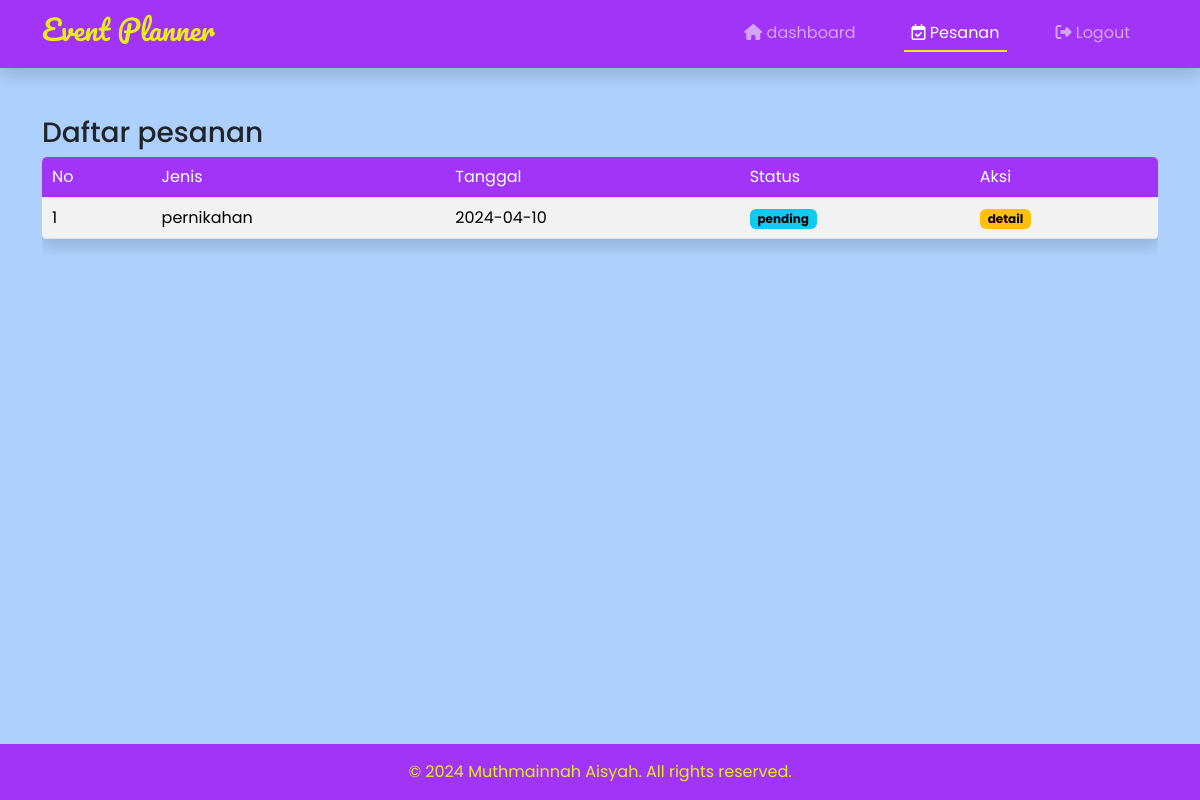
Screenshot of /user/pesanan.php (signed in) with the database file from the repository.
### tables this page shows
CREATE TABLE `event` (
  `id` int(11) NOT NULL,
  `id_user` int(11) NOT NULL,
  `nama` varchar(255) NOT NULL,
  `no_hp` varchar(100) NOT NULL,
  `jenis_acara` varchar(150) NOT NULL,
  `tanggal_mulai` date NOT NULL,
  `tanggal_selesai` date NOT NULL,
  `total_biaya` int(11) NOT NULL,
  `deskripsi_acara` text NOT NULL,
  `gambar` varchar(255) NOT NULL,
  `konfirmasi` varchar(100) NOT NULL
);

### user/pesanan.php (the view, shortened to what this page needs)
<?php
require '../koneksi.php';
?>
<!DOCTYPE html>
<html lang="en">
<head>
    <link href="https://cdn.jsdelivr.net/npm/bootstrap@5.3.3/dist/css/bootstrap.min.css" rel="stylesheet">
    <link rel="stylesheet" href="https://cdnjs.cloudflare.com/ajax/libs/font-awesome/6.0.0-beta3/css/all.min.css">
    <link rel="stylesheet" href="../css/admin.css">
</head>
<body>
    <?php include "partials/navbar.php" ?>
    <div class="container mt-5">
        <h3 class="mb-2">Daftar pesanan</h3>
        <div class="overflow-x-auto">
            <table class="table table-striped table-hover bg-light shadow">
                <thead>
                    <tr class="text-light">
                        <td>No</td>
                        <td>Jenis</td>
                        <td>Tanggal</td>
                        <td>Status</td>
                        <td>Aksi</td>
                    </tr>
                </thead>
                <?php
                    $sql = mysqli_query($koneksi, "SELECT * FROM event WHERE id_user='$_SESSION[id]' ORDER BY id DESC");
                    $no = 0;
                    while($data = mysqli_fetch_array($sql)) {
                        $no++
                        ?>
                        <tr>
                            <td><?=$no?></td>
                            <td><?=$data['jenis_acara']?></td>
                            <td><?=$data['tanggal_mulai']?></td>
                            <td>
                                <?=$data['konfirmasi'] == "konfir" ? "<span class='badge text-bg-success'>disetujui</span>" : "<span class='badge text-bg-info'>pending</span>"?>
                            </td>
                            <td>
                                <a href="#" class="badge text-bg-warning text-decoration-none" data-bs-toggle="modal" data-bs-target="#detail-modal-<?=$data['id']?>">detail</a>
                            </td>
                        </tr>
                        <?php
                    }
                ?>
            </table>
        </div>
    </div>
    <footer class="footer mt-5 py-3 fixed-bottom">
        <div class="container text-center">
            <span class="copy">&copy; 2024 Muthmainnah Aisyah. All rights reserved.</span>
        </div>
    </footer>
</body>
</html>

### css/admin.css (style rules this page uses)
body { font-family: "Poppins", sans-serif !important; background-color: #aed0fd; }
html { scroll-behavior: smooth; }
.table { background-color: #F8F9FA; overflow: hidden; padding-inline: 20px; border-radius: 5px; }
.table thead tr td { background-color: #A134F6; color: #fff; }
.table tr td, .table tr th { padding-inline: 10px; }
.footer { background-color: #a134f6; }
.copy { color: #e8ec1e !important; }

### rows the page displays
event: jenis_acara "pernikahan", tanggal_mulai "2024-04-10", konfirmasi "pending"
